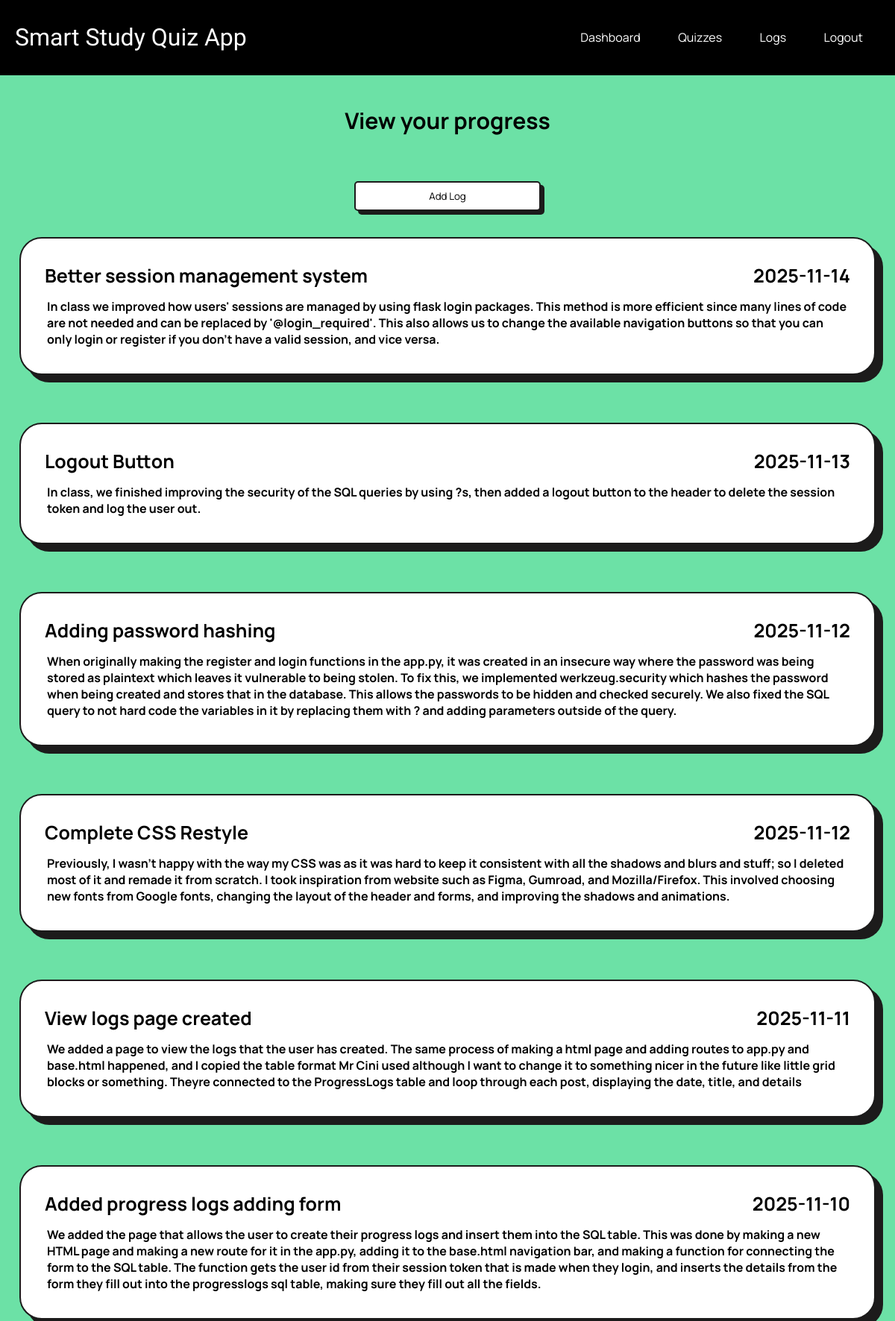
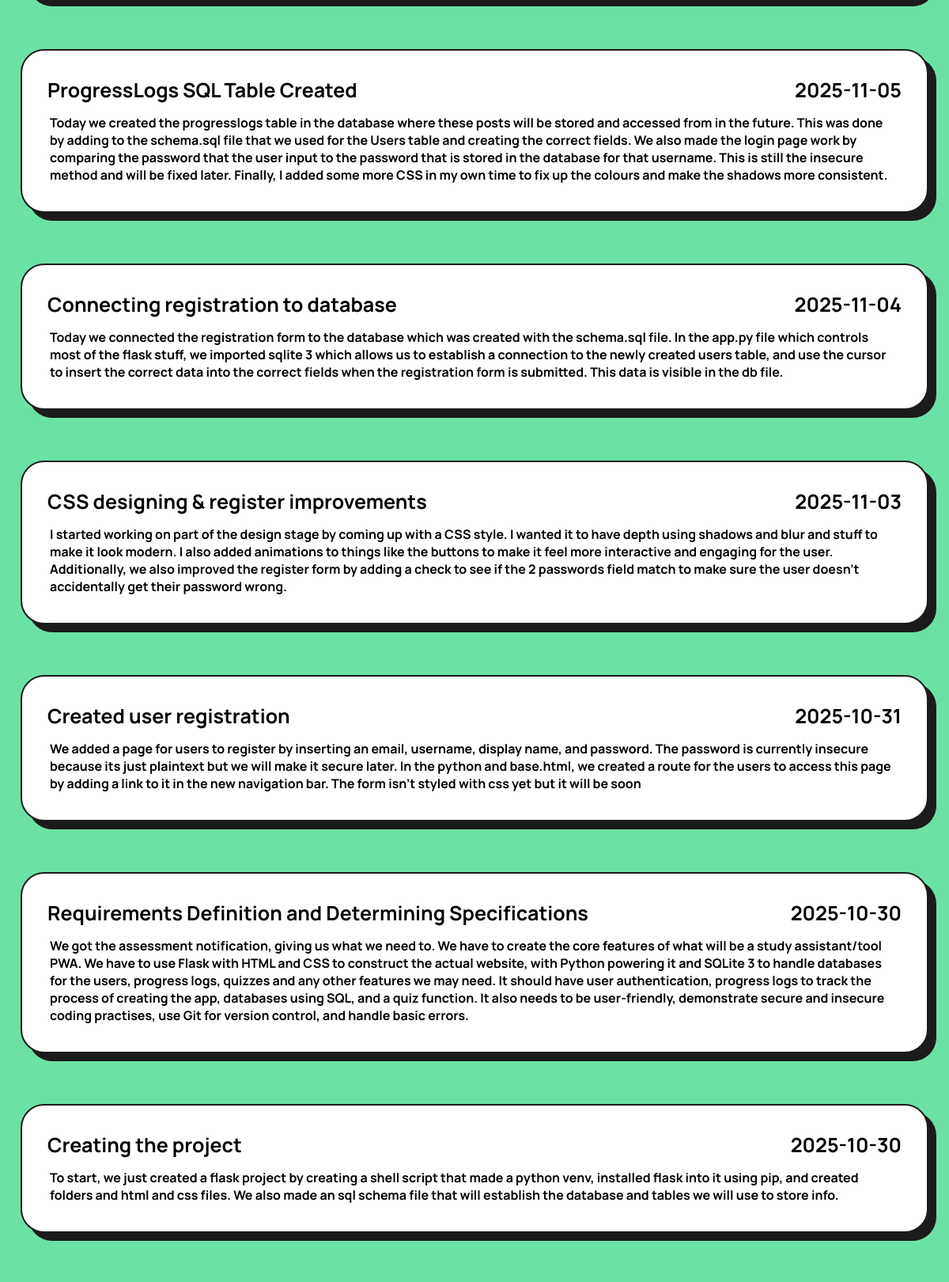
The app's page /view_log (signed in, upper part) with its own data (2 pictures, top to bottom).
### tables this page shows
CREATE TABLE ProgressLogs(
    -- id, user_id, date, title, details, image_path nullable
    id INTEGER PRIMARY KEY AUTOINCREMENT,
    user_id INTEGER NOT NULL,
    date TEXT NOT NULL,
    title TEXT NOT NULL,
    details TEXT NOT NULL,
    image_path TEXT

);

### app.py (the view)
@app.route('/view_log', methods=['GET', 'POST'])
@login_required
def view_log():
    if request.method == 'GET':
        conn = get_db_connection()
        cursor = conn.cursor()
        cursor.execute("SELECT date, title, details FROM ProgressLogs WHERE user_id = ? ORDER BY DATE DESC", (current_user.id,))
        posts = cursor.fetchall()
        conn.close()
    return render_template('viewLogs.html', posts = posts, username=current_user.username)

### app.py (called while the page is built)
@login_manager.user_loader
def load_user(user_id):
    conn = get_db_connection()
    cursor = conn.cursor()
    cursor.execute('SELECT id, username FROM Users WHERE id = ?', (user_id,))
    user = cursor.fetchone()
    conn.close()
    if User:
        return User(id=user['id'], username=user['username'])
    return None

def get_db_connection():
    conn = sqlite3.connect('database.db')
    conn.row_factory = sqlite3.Row
    return conn

### templates/viewLogs.html (shortened to what this page needs)
{% extends 'base.html' %}
{% block content %}
        <h4>View your progress</h4> <br>
        <div style="display: flex; justify-content: center">
            <a href="{{ url_for('add_log') }}" style="align-content: center">
                <button style="width: 250px; ">Add Log</button>
            </a>
        </div>
        {% if posts %}
            <div class="logGrid">
                {% for post in posts %}
                    <div class="log">
                        <h3>{{ post.title }}</h3>
                        <h3>{{ post.date }}</h3>
                        <p>{{ post.details }}</p>
                    </div>
                {% endfor %}
            </div>
        {% else %}
            <p>No progress entries found</p>
        {% endif %}
{% endblock %}

### static/styles.css (style rules this page uses)
body { font-family: Arial, sans-serif; margin: 0; padding: 0; background-color: #6ce1a6; color:black; }
h3 { font-family: 'Manrope', sans-serif; font-weight: bolder; color: black; font-size: 25px; margin: 0; padding: 0; }
h4 { font-family: 'Manrope', sans-serif; font-weight: bolder; color: black; font-size: 30px; align-items: center; text-align: center; }
p { font-family: 'Manrope', sans-serif; font-weight: bold; margin: 3px; }
button { border: 2px solid #1c1b1b; box-shadow: 5px 5px #1c1b1b; border-radius: 5px; background-color: white; font-family: 'Manrope', sans-serif; transition: background-color 500ms ease-in-out, font-weight 500ms ease-in-out, letter-spacing 500ms ease-in-out, transform 100ms ease, box-shadow 100ms ease; ; width: calc(100% - 20rem); max-width: 50rem; margin: 0.2rem auto; height: 3em }
.logGrid { display: flex; flex-direction: column; justify-content: center; }
.log { align-self: center; justify-content: space-between; display: flex; flex-direction: row; flex-wrap: wrap; gap: 10px; padding: 2em; margin: 2em auto; border-radius: 30px; background-color: white; min-height: 4vh; width: 90vw; border: 2px solid #1c1b1b; box-shadow: 10px 10px #1c1b1b; }

### records on screen
ProgressLogs: title "Better session management system", date "2025-11-14", details "In class we improved how users' sessions are managed by using flask login packages. This method is more efficient since many lines of code are not needed and can be replaced by '@login_required'. This also allows us to change the available navigation buttons so that you can only login or register if you don't have a valid session, and vice versa."
ProgressLogs: title "Logout Button", date "2025-11-13", details "In class, we finished improving the security of the SQL queries by using ?s, then added a logout button to the header to delete the session token and log the user out."
ProgressLogs: title "Adding password hashing", date "2025-11-12", details "When originally making the register and login functions in the app.py, it was created in an insecure way where the password was being stored as plaintext which leaves it vulnerable to being stolen. To fix this, we implemented werkzeug.security which hashes the password when being created and stores that in the database. This allows the passwords to be hidden and checked securely. We also fixed the SQL query to not hard code the variables in it by replacing them with ? and adding parameters outside of the query."
ProgressLogs: title "Complete CSS Restyle", date "2025-11-12", details "Previously, I wasn't happy with the way my CSS was as it was hard to keep it consistent with all the shadows and blurs and stuff; so I deleted most of it and remade it from scratch. I took inspiration from website such as Figma, Gumroad, and Mozilla/Firefox. This involved choosing new fonts from Google fonts, changing the layout of the header and forms, and improving the shadows and animations."
ProgressLogs: title "View logs page created", date "2025-11-11", details "We added a page to view the logs that the user has created. The same process of making a html page and adding routes to app.py and base.html happened, and I copied the table format Mr Cini used although I want to change it to something nicer in the future like little grid blocks or something. Theyre connected to the ProgressLogs table and loop through each post, displaying the date, title, and details"
ProgressLogs: title "Added progress logs adding form", date "2025-11-10", details "We added the page that allows the user to create their progress logs and insert them into the SQL table. This was done by making a new HTML page and making a new route for it in the app.py, adding it to the base.html navigation bar, and making a function for connecting the form to the SQL table. The function gets the user id from their session token that is made when they login, and inserts the details from the form they fill out into the progresslogs sql table, making sure they fill out all the fields."
ProgressLogs: title "ProgressLogs SQL Table Created", date "2025-11-05", details "Today we created the progresslogs table in the database where these posts will be stored and accessed from in the future. This was done by adding to the schema.sql file that we used for the Users table and creating the correct fields. We also made the login page work by comparing the password that the user input to the password that is stored in the database for that username. This is still the insecure method and will be fixed later. Finally, I added some more CSS in my own time to fix up the colours and make the shadows more consistent."
ProgressLogs: title "Connecting registration to database", date "2025-11-04", details "Today we connected the registration form to the database which was created with the schema.sql file. In the app.py file which controls most of the flask stuff, we imported sqlite 3 which allows us to establish a connection to the newly created users table, and use the cursor to insert the correct data into the correct fields when the registration form is submitted. This data is visible in the db file."
ProgressLogs: title "CSS designing & register improvements", date "2025-11-03", details "I started working on part of the design stage by coming up with a CSS style. I wanted it to have depth using shadows and blur and stuff to make it look modern. I also added animations to things like the buttons to make it feel more interactive and engaging for the user. Additionally, we also improved the register form by adding a check to see if the 2 passwords field match to make sure the user doesn't accidentally get their password wrong."
ProgressLogs: title "Created user registration", date "2025-10-31", details "We added a page for users to register by inserting an email, username, display name, and password. The password is currently insecure because its just plaintext but we will make it secure later. In the python and base.html, we created a route for the users to access this page by adding a link to it in the new navigation bar. The form isn't styled with css yet but it will be soon"
ProgressLogs: title "Requirements Definition and Determining Specifications", date "2025-10-30", details "We got the assessment notification, giving us what we need to. We have to create the core features of what will be a study assistant/tool PWA. We have to use Flask with HTML and CSS to construct the actual website, with Python powering it and SQLite 3 to handle databases for the users, progress logs, quizzes and any other features we may need. It should have user authentication, progress logs to track the process of creating the app, databases using SQL, and a quiz function. It also needs to be user-friendly, demonstrate secure and insecure coding practises, use Git for version control, and handle basic errors."
ProgressLogs: title "Creating the project", date "2025-10-30", details "To start, we just created a flask project by creating a shell script that made a python venv, installed flask into it using pip, and created folders and html and css files. We also made an sql schema file that will establish the database and tables we will use to store info."
